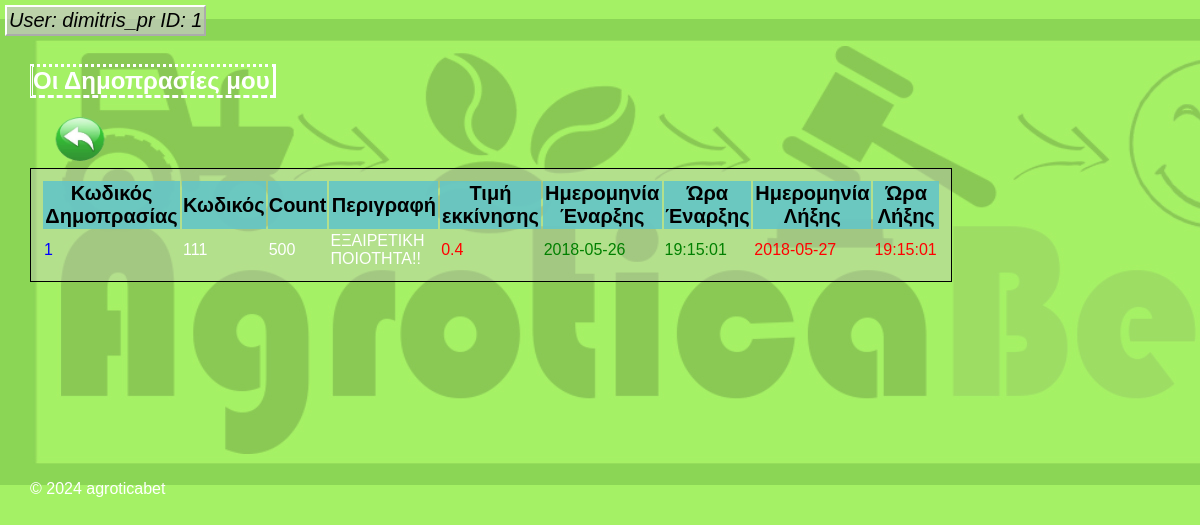
Screenshot of /public/producers/producers_auctions.php (signed in) with the database file from the repository.
### tables this page shows
CREATE TABLE `auctions` (
  `id` int(11) NOT NULL,
  `id_pro` int(11) NOT NULL,
  `code` int(11) NOT NULL,
  `count` int(11) NOT NULL,
  `description` text NOT NULL,
  `start_price` float DEFAULT NULL,
  `date_start` date DEFAULT NULL,
  `time_start` time DEFAULT NULL,
  `date_end` date DEFAULT NULL,
  `time_end` time DEFAULT NULL,
  `active` tinyint(1) DEFAULT NULL
);

### private/functions.php (called while the page is built, shortened)
<?php
function url_for($script_path) {
  return WWW_ROOT . $script_path;
}
function h($string="") {
  return htmlspecialchars($string);
}
?>

### private/database.php (called while the page is built, shortened)
<?php
  function db_escape($connection, $string) {
    return mysqli_real_escape_string($connection, $string);
  }
?>

### private/query_functions.php (called while the page is built, shortened)
<?php
    function find_auction_by_pro_id($id) {
      global $db;
      $sql = "SELECT * FROM auctions ";
      $sql .= "WHERE id_pro='" . db_escape($db, $id) . "'";
      $result = mysqli_query($db, $sql);
      return $result;
    }
  ?>

### public/producers/producers_auctions.php (the view, shortened to what this page needs)
<?php
$id=$_SESSION['producer_id'];
$auctions_set = find_auction_by_pro_id($id);
?>
<!DOCTYPE html PUBLIC "-//W3C//DTD XHTML 1.0 Strict//EN""http://www.w3.org/TR/xhtml1/DTD/xhtml1-strict.dtd">
<html xmlns="http://www.w3.org/1999/xhtml">
<body background="<?php echo url_for('/images/eksofylo2.jpg'); ?>">
	<head>
		   <link rel="stylesheet"  media="all" href="<?php echo url_for('/stylesheets/public.css'); ?>" />
	</head>
		<div id="data">
		<br>
		<h1 class="mybids">Οι Δημοπρασίες μου </h1>
		<div id="logo">
      User: <?php echo $_SESSION['username_producer'] ?? ' '; ?>
      ID: <?php echo $_SESSION['producer_id'] ?? ' '; ?>
		</div>
	</div>
</body>
</html>
<form class="back_btn" action="<?php echo url_for('/producers/index.php'); ?>">
  <input type="image" src="back.png" alt="Submit"  width="100" height="50">
</form>
<div id="content2">
  <div class="auctions listing">
    <table class="list">
      <tr class="menu">
        <th>Κωδικός Δημοπρασίας</th>
        <th>Κωδικός</th>
				<th>Count</th>
        <th>Περιγραφή</th>
        <th>Τιμή εκκίνησης</th>
        <th>Ημερομηνία Έναρξης</th>
        <th>Ώρα Έναρξης</th>
        <th>Ημερομηνία Λήξης</th>
        <th>Ώρα Λήξης</th>
      </tr>
  <?php while($auction_set = mysqli_fetch_assoc($auctions_set)) { ?>
      <tr>
          <td class="id1"><?php echo h($auction_set['id']); ?></td>
          <td><?php echo h($auction_set['code']); ?></td>
		  <td><?php echo h($auction_set['count']); ?></td>
          <td><?php echo h($auction_set['description']); ?></td>
          <td class="price"><?php echo h($auction_set['start_price']); ?></td>
    	  <td class="start"><?php echo h($auction_set['date_start']); ?></td>
          <td class="start"><?php echo h($auction_set['time_start']); ?></td>
          <td class="end"><?php echo h($auction_set['date_end']); ?></td>
          <td class="end"><?php echo h($auction_set['time_end']); ?></td>
    	 </tr>
  <?php } ?>
</table>
</div>
</div>
<?php include(SHARED_PATH . '/staff_footer.php'); ?>

### public/stylesheets/public.css (style rules this page uses)
body { font-family: Arial; font-size: 12pt; margin: 30px 30px 30px 30px; background-image: url("pictures/eksofylo2.jpg");; color: white; background-repeat: no-repeat; }
#logo { text-align: center; color: black; font-style: italic; position: absolute; top: 5px; left: 5px; padding: 2px; background-color: rgba(199, 198, 198,0.7); text-decoration: none; color: black; font-size: 15pt; border: 2px outset white; }
h1 { text-decoration: none; color: white; font-size: 18pt; border-style: dotted solid dashed double; width: 220px; }
.back_btn { left: 5px; top: 1px; }
.menu { padding: 10px; background-color: rgba(100, 198, 198,0.9); color: black; font-size: 15pt; }
#content2 { padding: 10px; background-color: rgba(199, 198, 198,0.4); width: 900px; border: 1px solid black; }
.mybids { width: 240px; }
.id1 { color: blue; font-size: 12pt; }
.end { color: red; font-size: 12pt; }
.start { color: green; font-size: 12pt; }
.price { color: red; font-size: 12pt; }

### rows the page displays
auctions: id "1", code "111", count "500", description "ΕΞΑΙΡΕΤΙΚΗ ΠΟΙΟΤΗΤΑ!!", start_price "0.4", date_start "2018-05-26", time_start "19:15:01", date_end "2018-05-27", time_end "19:15:01"

### other values shown
$_SESSION['username_producer'] "dimitris_pr"
$_SESSION['producer_id'] "1"
